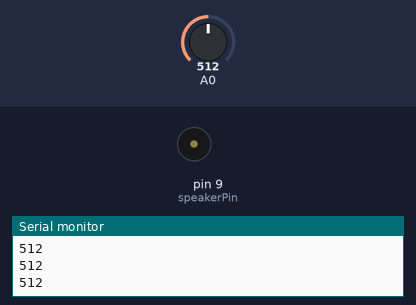
Recording of a sketch running on a simulated Arduino Uno, built with avr-gcc and run on an emulated ATmega328P. Parts: buzzer (waves = sounding), the last lines printed to the serial monitor. The inputs (shaded band) are chosen by the test bench; at power-on: A0 = 512.

Above: at 1.2 s.
1.3 s: A0 set to 806
2.8 s: A0 set to 830
At 3.7 s:
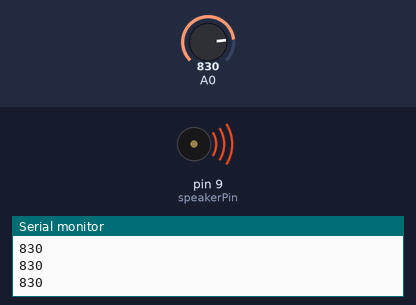
4.3 s: A0 set to 1023
At 4.87 s:
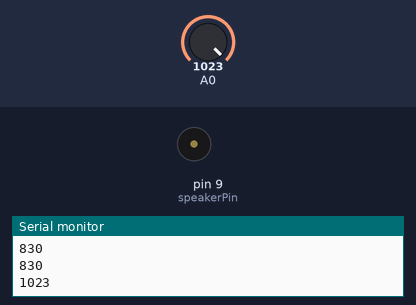
Timing chart, 0 to 7.3 s (numbered marks = the images above; inputs shaded):
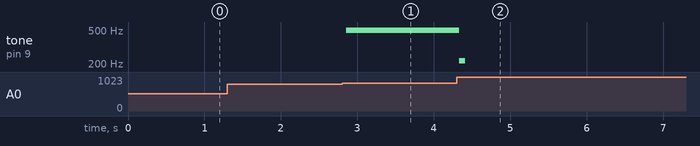

The sketch:

FunBox.ino
```cpp
int speakerPin = 9;

void setup() {
   Serial.begin(9600);
   pinMode(speakerPin, OUTPUT);
}

void playTone(int tone, int duration) {
  for (long i = 0; i < duration * 1000L; i += tone * 2) {
    digitalWrite(speakerPin, HIGH);
    delayMicroseconds(tone);
    digitalWrite(speakerPin, LOW);
    delayMicroseconds(tone);
  }
}

void loop(){
  //940 - 1010
  int lowValue = 820;
  int highValue = 995;
  //1915-956
  //70 -> 960
  int sensorValue = analogRead(A0);

  Serial.println(sensorValue);
   //wait one second.
  if (sensorValue>lowValue){
    //digitalWrite(13,HIGH);
    float finalValue = (sensorValue-lowValue);
    float finalValue2 = finalValue / (highValue-lowValue);
    int finalValue3 = finalValue2*highValue;
    int finalValue4 = highValue - finalValue3;
    //Serial.println(finalValue4);
    playTone(finalValue4,5);
  } else {
    digitalWrite(speakerPin, LOW);
    //Serial.println("Idle");
    //digitalWrite(13,LOW);
    //delay(100);
  }
}
```

Measured:
- the behaviour switches between 820 and 821 on A0 (found by bisection; images 0 and 1)
- after the input at 2.8 s, tone on pin 9 (speakerPin): silent → 494 Hz after 0.05 s
- after the input at 4.3 s, tone on pin 9 (speakerPin): 494 Hz → 219 Hz at once, → silent 0.08 s later
